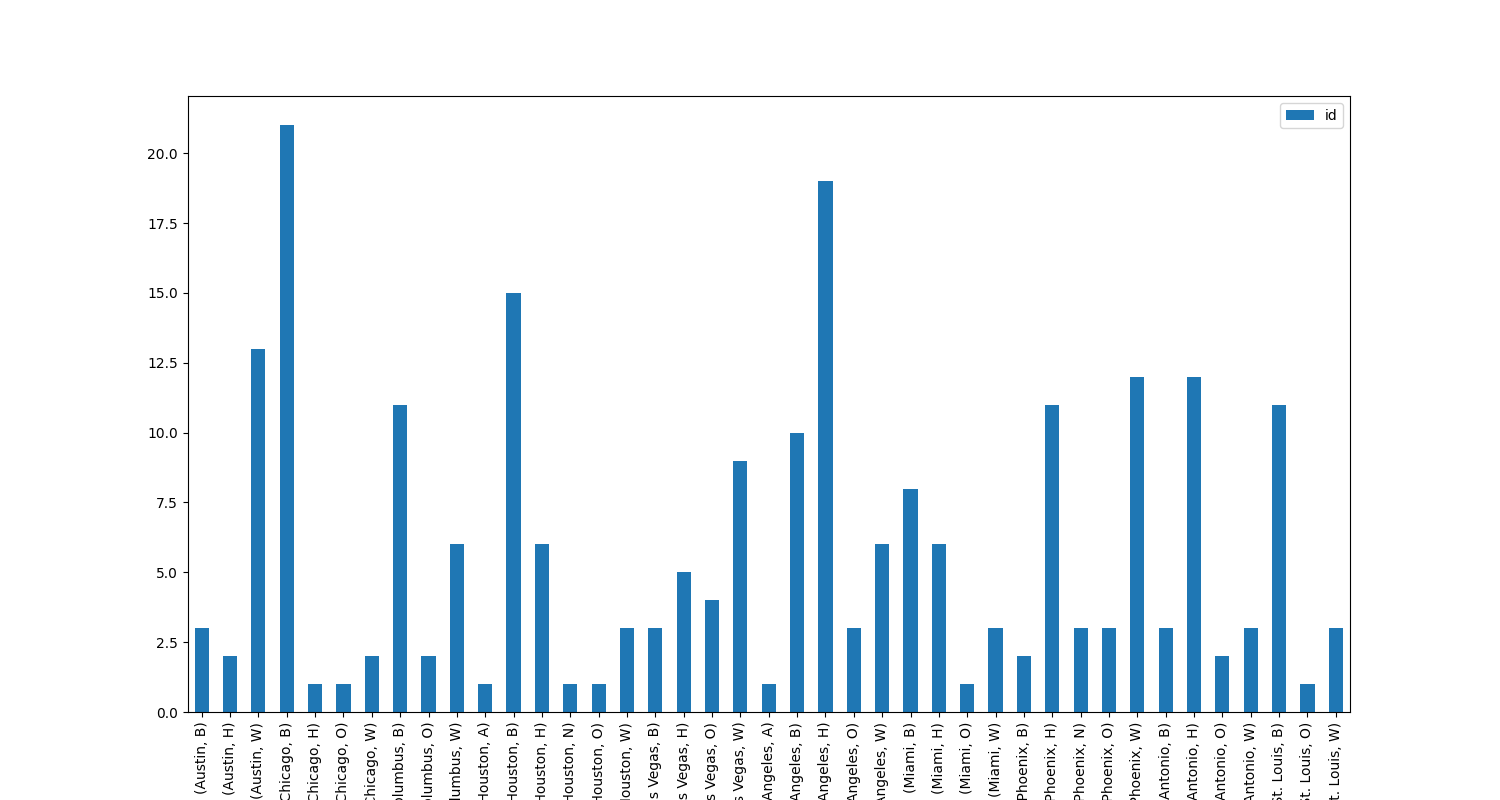

Write the Python code that produced this figure.
import numpy as np
import pandas as pd
import plotly.express as px
import matplotlib.pyplot as plt
import seaborn as sns

# This might be helpful:
from collections import Counter
pd.options.display.float_format = '{:,.2f}'.format

# df_hh_income = pd.read_csv('Median_Household_Income_2015.csv', encoding="windows-1252")
# df_pct_poverty = pd.read_csv('Pct_People_Below_Poverty_Level.csv', encoding="windows-1252")
# df_pct_completed_hs = pd.read_csv('Pct_Over_25_Completed_High_School.csv', encoding="windows-1252")
# df_share_race_city = pd.read_csv('Share_of_Race_By_City.csv', encoding="windows-1252")
df_fatalities = pd.read_csv('Deaths_by_Police_US.csv', encoding="windows-1252")

df_fatalities.race = df_fatalities.race.fillna('O')
df = df_fatalities.groupby(['city'])['city'].count().reset_index(name='total')

df = df.sort_values(by=['total'], ascending=False)
#get list of top cities
race_list = []
race_list = df_fatalities.race.unique()

city_list = []
for i, row in df.iloc[:10].iterrows():
    # print(f"city: {row['city']} - number of deaths: {row['total']}")
    city_list.append(row['city'])

#get data for those cities
df_bare = df_fatalities[df_fatalities['city'].isin(city_list)]
df1 = df_bare.groupby(['city','race']).count()
df1.to_csv('temp.csv')
df2 = df1.filter(['city','race','id'], axis=1)


df2.plot(kind="bar", figsize=(15,8))
plt.show()
